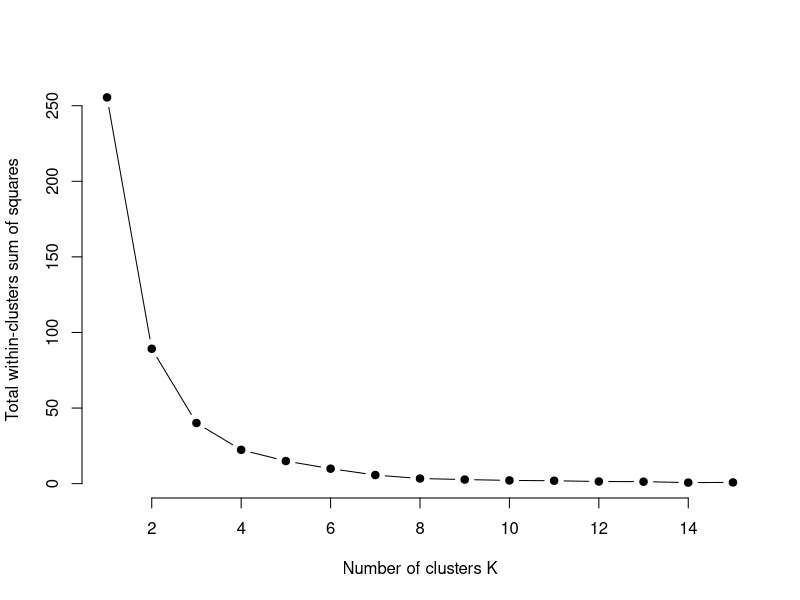
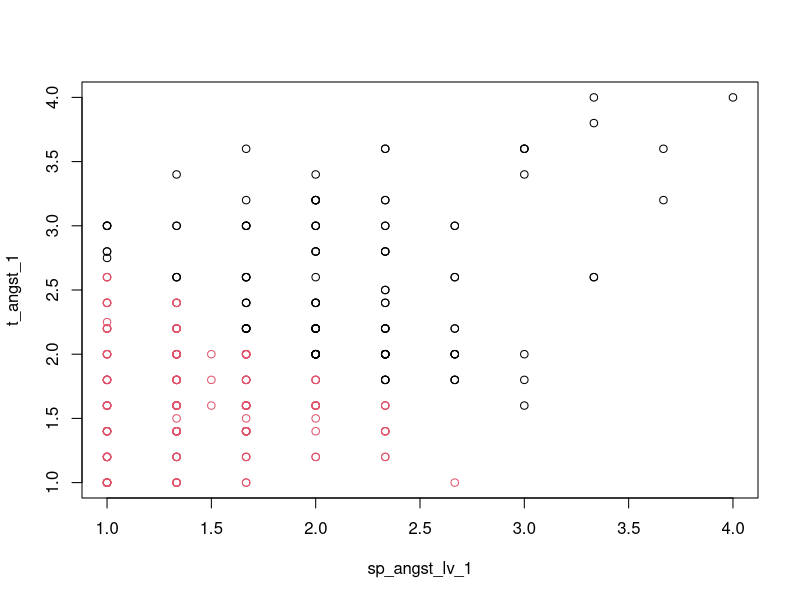

These charts were generated, in order, by the following R code:
library(foreign)
data = read.spss("data.sav", use.value.labels = TRUE, to.data.frame = TRUE)

# find subset of all classes including wagnis or control and get all variables of interest
data = data[data$gruppe_3 == "Spiel-Wagnis" | data$gruppe_3 == "Wagnis-Spiel" | data$gruppe_3 == "Wagnis-Leistung" | data$gruppe_3 == "Leistung-Wagnis" | data$gruppe_3 == "Kontroll", ]

# hoffnung auf erfolg in abhaengigkeit des clusters angst vor Leistungsversagen vs generelle Ängstlichkeit
# note that id's are not integers - id_nummer is decimal if at least NA in row
subset = subset(data, select = c(sp_angst_lv_1, t_angst_1, lmhe_1, lmhe_3, id_nummer, gruppe_3))
subset = subset[complete.cases(subset), ]


ca = subset(subset, select = c(sp_angst_lv_1, t_angst_1))

# find optimal k
k.max = 15
wss = sapply(1:k.max, function(k) { # within sum of squares
  kmeans(c(ca$sp_angst_lv_1, ca$t_angst_1), k, nstart=50, iter.max = 15)$tot.withinss
})
plot(1:k.max, wss,
     type="b", pch = 19, frame = FALSE, 
     xlab="Number of clusters K",
     ylab="Total within-clusters sum of squares"
) # elbow method, optimal k between 2-3
# kmeans clustering 
results = kmeans(ca, 2)
results
# plot

plot(ca[c("sp_angst_lv_1", "t_angst_1")], col = results$cluster)

# goal is to assign a cluster group to each subject
rvec = results$cluster
rvec
subset$cluster_group = rvec

sub = subset
sub[1,]
high_group = sub[sub[, "id_nummer"] == 137.0,]$cluster_group
high_group

sub$gruppe_3 <- as.character(sub$gruppe_3)
for (i in 1:nrow(sub)) {
  if (sub$cluster_group[i] == high_group) { # assign cluster group
    sub$cluster_group[i] = 'high'
  } else {
    sub$cluster_group[i] = 'low'
  }
  if (sub$gruppe_3[i] != "Kontroll") {
    sub$gruppe_3[i] = "Experimental"
  }
}

# find number of subjects in each group
nkh = 0
nkl = 0
neh = 0
nel = 0
for (i in 1:nrow(sub)) {
  if (sub$gruppe_3[i] == 'Kontroll' & sub$cluster_group[i] == "high") {
    nkh = nkh + 1
  } else if (sub$gruppe_3[i] == 'Kontroll' & sub$cluster_group[i] == "low") {
    nkl = nkl + 1
  } else if (sub$gruppe_3[i] == 'Experimental' & sub$cluster_group[i] == "high") {
    neh = neh + 1
  } else if (sub$gruppe_3[i] == 'Experimental' & sub$cluster_group[i] == "low") {
    nel = nel + 1
  }
}
write.csv(sub, './cluster-lmhe.csv')
